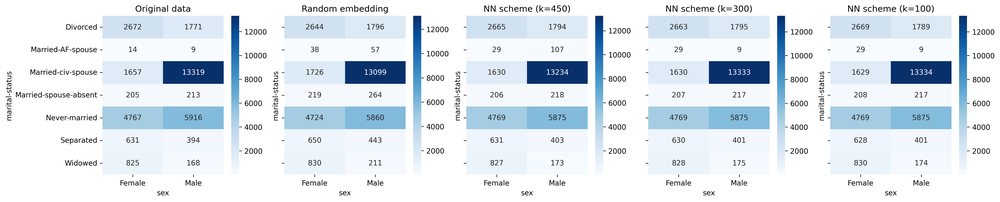
#> input picture NCorrFP/analysis/figures/pairwise_hist_adult_mss.png, 1000 x 202 px, shrunk from 5816 x 1176 before the run
$ python trim_whitespace.py
#> lines starting #> are read from the running program, lines starting #| are printed output that depends on the picture
from PIL import Image


def trim_whitespace(image_path):
    """
    Removes white space from the edges of a PNG image.
    """
    image = Image.open(image_path)
#> image is the input picture: PIL image 1000x202 RGBA; mean R, G, B, A 222.2, 231, 238.9, 255
    # Convert image to RGBA if it is not already
    if image.mode != 'RGBA':
        image = image.convert('RGBA')

    # Get image data
    image_data = image.getdata()

    # Find the extreme corners that are not white
    non_white_pixels = [(x, y) for y in range(image.height) for x in range(image.width) if
                        image_data[y * image.width + x] != (255, 255, 255, 255)]
#> non_white_pixels = 119695 items
    if not non_white_pixels:
        return image  # Return original image if all pixels are white

    # Get the bounding box of non-white pixels
    x_list, y_list = zip(*non_white_pixels)
#> x_list = 119695 items; y_list = 119695 items
    box = (min(x_list), min(y_list), max(x_list) + 1, max(y_list) + 1)
#> box = (3, 3, 997, 198)

    # Crop and return the image
    cropped_image = image.crop(box)
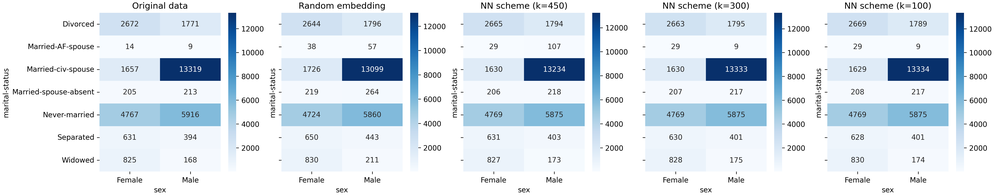
#> cropped_image: PIL image 994x195 RGBA; mean R, G, B, A 220.8, 230, 238.2, 255
    return cropped_image


# Usage
input_image_path = 'NCorrFP/analysis/figures/pairwise_hist_adult_mss.png'
output_image_path = 'NCorrFP/analysis/figures/pairwise_hist_adult_mss.png'

trimmed_image = trim_whitespace(input_image_path)
trimmed_image.save(output_image_path)

$ run again, with NCorrFP/analysis/figures/correlation_heatmaps_adult_squeezed.png copied over NCorrFP/analysis/figures/pairwise_hist_adult_mss.png
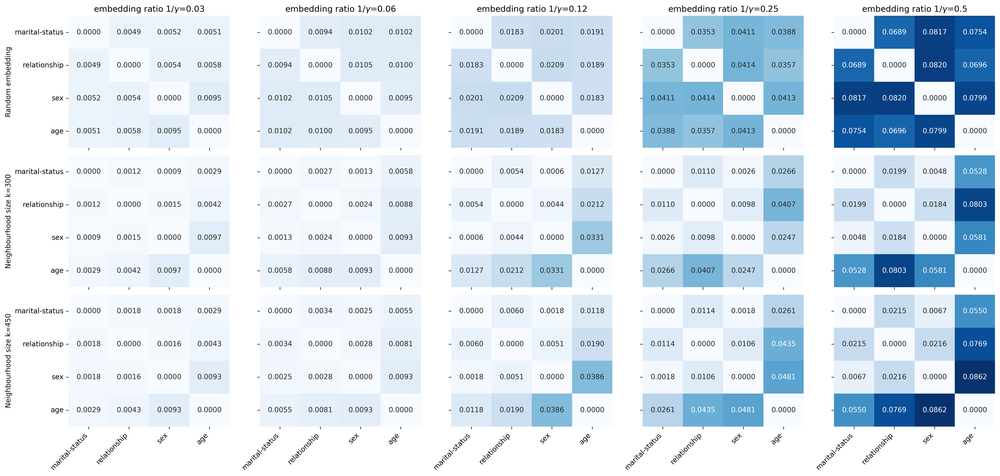
#> input picture NCorrFP/analysis/figures/correlation_heatmaps_adult_squeezed.png, 1000 x 476 px, shrunk from 5969 x 2841 before the run
#> in trim_whitespace, image is the input picture: PIL image 1000x476 RGBA; mean R, G, B, A 214.9, 227.5, 238.2, 255
#> non_white_pixels = 335631 items
#> box = (2, 3, 998, 473)
#> in trim_whitespace, `cropped_image = image.crop(box)`:
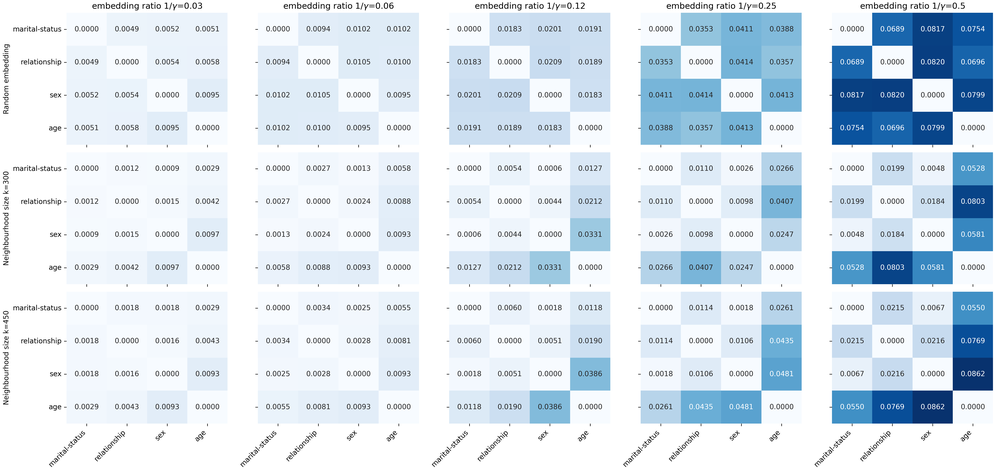
#> cropped_image: PIL image 996x470 RGBA; mean R, G, B, A 214.3, 227.1, 237.9, 255

$ run again, with NCorrFP/analysis/figures/effectiveness.png copied over NCorrFP/analysis/figures/pairwise_hist_adult_mss.png
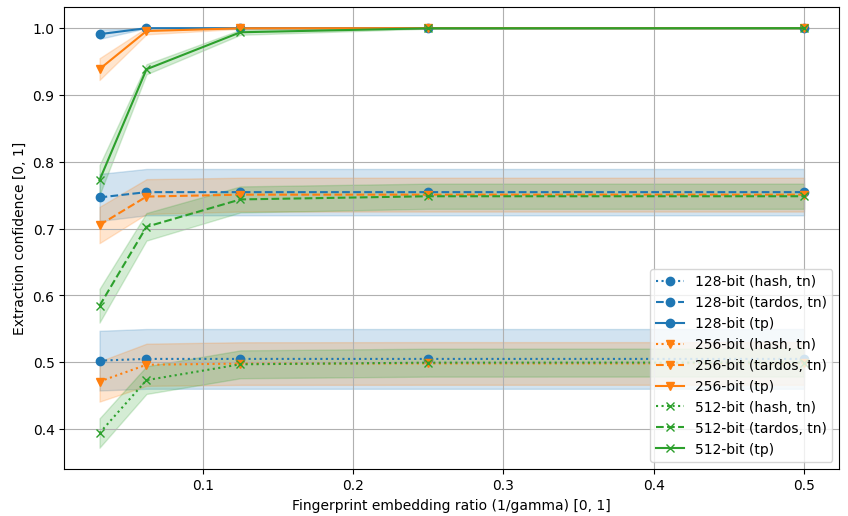
#> input picture NCorrFP/analysis/figures/effectiveness.png, 848 x 516 px
#> in trim_whitespace, image is the input picture: PIL image 848x516 RGBA; mean R, G, B, A 237.2, 239.5, 235.6, 255
#> non_white_pixels = 123900 items
#> box = (12, 6, 841, 513)
#> in trim_whitespace, `cropped_image = image.crop(box)`:
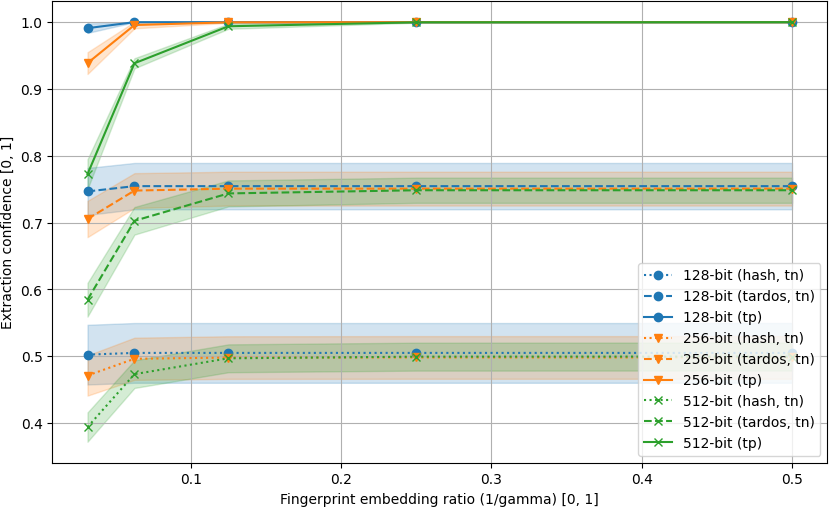
#> cropped_image: PIL image 829x507 RGBA; mean R, G, B, A 236.5, 238.8, 234.8, 255

$ run again, with NCorrFP/analysis/figures/hist_adult.png copied over NCorrFP/analysis/figures/pairwise_hist_adult_mss.png
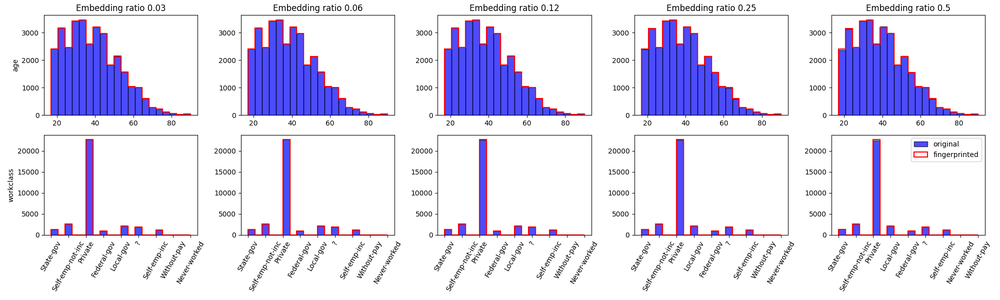
#> input picture NCorrFP/analysis/figures/hist_adult.png, 1000 x 300 px, shrunk from 2000 x 600 before the run
#> in trim_whitespace, image is the input picture: PIL image 1000x300 RGBA; mean R, G, B, A 226.3, 222.7, 241.2, 255
#> non_white_pixels = 87109 items
#> box = (5, 1, 992, 294)
#> in trim_whitespace, `cropped_image = image.crop(box)`:
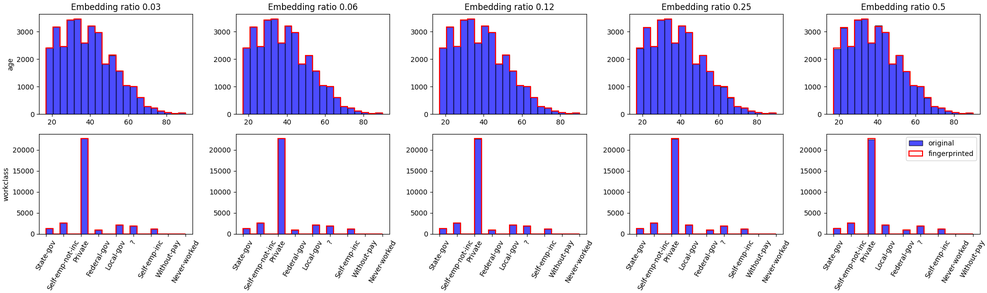
#> cropped_image: PIL image 987x293 RGBA; mean R, G, B, A 225.2, 221.5, 240.7, 255
